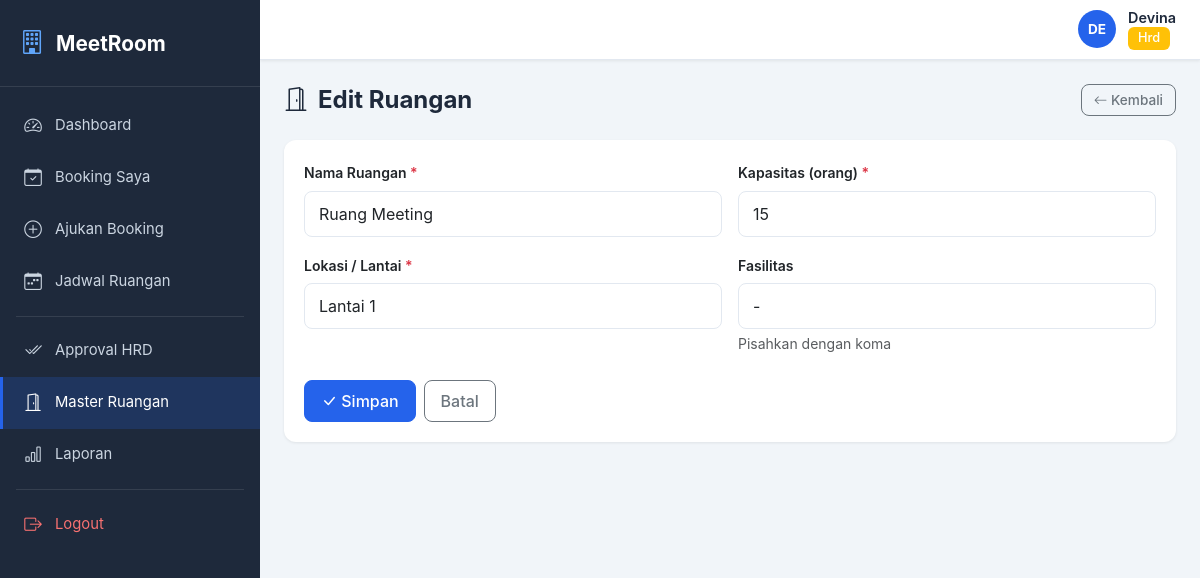
The app's page /rooms/1/edit (signed in) with its own data.
### app/models/user.py (models this page shows, shortened)
class User(UserMixin, db.Model):
    __tablename__ = 'users'
    id = db.Column(db.Integer, primary_key=True)
    nama = db.Column(db.String(100), nullable=False)
    username = db.Column(db.String(50), unique=True, nullable=False, index=True)
    password_hash = db.Column(db.String(256), nullable=False)
    role = db.Column(db.String(20), nullable=False, default='karyawan')
    division = db.Column(db.String(50), nullable=False)
    created_at = db.Column(db.DateTime, default=datetime.utcnow)
    bookings = db.relationship('RoomBooking', backref='user', lazy='dynamic',
                               foreign_keys='RoomBooking.user_id')
    approvals = db.relationship('RoomBooking', backref='approver',
                                foreign_keys='RoomBooking.approved_by',
                                lazy='dynamic')
    def is_admin_or_above(self):
        return self.role in ('admin', 'hrd', 'direktur')

### app/models/meeting_room.py (models this page shows, shortened)
class MeetingRoom(db.Model):
    __tablename__ = 'meeting_rooms'
    id = db.Column(db.Integer, primary_key=True)
    room_name = db.Column(db.String(100), nullable=False)
    capacity = db.Column(db.Integer, nullable=False)
    location = db.Column(db.String(100), nullable=False)
    facilities = db.Column(db.Text, default='')
    is_active = db.Column(db.Boolean, default=True)
    created_at = db.Column(db.DateTime, default=datetime.utcnow)
    bookings = db.relationship('RoomBooking', backref='room', lazy='dynamic')

### app/routes/room.py (the view, shortened to what this page needs)
@room_bp.route('/<int:room_id>/edit', methods=['GET', 'POST'])
@admin_or_hrd_required
def edit(room_id):
    room = MeetingRoom.query.get_or_404(room_id)
    return render_template('room/form.html', room=room)

### app/models/user.py (called while the page is built)
@login_manager.user_loader
def load_user(user_id):
    return User.query.get(int(user_id))

### app/routes/auth.py (called while the page is built)
def admin_or_hrd_required(f):
    @wraps(f)
    @login_required
    def decorated_function(*args, **kwargs):
        if not current_user.is_admin_or_above():
            flash('Anda tidak memiliki akses ke halaman ini.', 'danger')
            return redirect(url_for('dashboard.index'))
        return f(*args, **kwargs)
    return decorated_function

### app/templates/room/form.html (shortened to what this page needs)
{% extends "base.html" %}
{% block page_title %}
<div class="page-header">
    <h4><i class="bi bi-door-open"></i> {{ 'Edit Ruangan' if room else 'Tambah Ruang Meeting' }}</h4>
    <a href="{{ url_for('room.list_rooms') }}" class="btn btn-outline-secondary btn-sm"><i class="bi bi-arrow-left"></i> Kembali</a>
</div>
{% endblock %}
{% block content %}
<div class="card">
    <div class="card-body">
        <form method="POST">
            <div class="row g-3">
                <div class="col-md-6">
                    <label for="room_name" class="form-label">Nama Ruangan <span class="text-danger">*</span></label>
                    <input type="text" class="form-control" id="room_name" name="room_name" value="{{ room.room_name if room else '' }}" placeholder="Contoh: Ruang Rapat Utama" required>
                </div>
                <div class="col-md-6">
                    <label for="capacity" class="form-label">Kapasitas (orang) <span class="text-danger">*</span></label>
                    <input type="number" class="form-control" id="capacity" name="capacity" value="{{ room.capacity if room else '' }}" min="1" placeholder="10" required>
                </div>
                <div class="col-md-6">
                    <label for="location" class="form-label">Lokasi / Lantai <span class="text-danger">*</span></label>
                    <input type="text" class="form-control" id="location" name="location" value="{{ room.location if room else '' }}" placeholder="Lantai 2" required>
                </div>
                <div class="col-md-6">
                    <label for="facilities" class="form-label">Fasilitas</label>
                    <input type="text" class="form-control" id="facilities" name="facilities" value="{{ room.facilities if room else '' }}" placeholder="Proyektor, TV, Whiteboard, AC">
                    <div class="form-text">Pisahkan dengan koma</div>
                </div>
            </div>
            <div class="mt-4 d-flex gap-2">
                <button type="submit" class="btn btn-primary"><i class="bi bi-{{ 'check-lg' if room else 'plus-lg' }}"></i> {{ 'Simpan' if room else 'Tambah' }}</button>
                <a href="{{ url_for('room.list_rooms') }}" class="btn btn-outline-secondary">Batal</a>
            </div>
        </form>
    </div>
</div>
{% endblock %}

### app/templates/base.html (shortened to what this page needs)
<!DOCTYPE html>
<html lang="id">
<head>
    <link href="https://cdn.jsdelivr.net/npm/bootstrap@5.3.2/dist/css/bootstrap.min.css" rel="stylesheet">
    <link href="https://cdn.jsdelivr.net/npm/bootstrap-icons@1.11.2/font/bootstrap-icons.css" rel="stylesheet">
    <link href="{{ url_for('static', filename='css/style.css') }}" rel="stylesheet">
</head>
<body>
{% if current_user.is_authenticated %}
<div class="app-wrapper">
    <aside class="app-sidebar" id="sidebar">
        <div class="sidebar-brand">
            <i class="bi bi-building"></i>
            <span class="brand-text">MeetRoom</span>
        </div>
        <nav class="sidebar-nav">
            <a href="{{ url_for('dashboard.index') }}" class="nav-item {{ 'active' if request.endpoint == 'dashboard.index' }}">
                <i class="bi bi-speedometer2"></i><span>Dashboard</span>
            </a>
            <a href="{{ url_for('booking.my_bookings') }}" class="nav-item {{ 'active' if request.endpoint and request.endpoint.startswith('booking.') }}">
                <i class="bi bi-calendar-check"></i><span>Booking Saya</span>
            </a>
            <a href="{{ url_for('booking.create') }}" class="nav-item {{ 'active' if request.endpoint == 'booking.create' }}">
                <i class="bi bi-plus-circle"></i><span>Ajukan Booking</span>
            </a>
            <a href="{{ url_for('schedule.index') }}" class="nav-item {{ 'active' if request.endpoint and request.endpoint.startswith('schedule.') }}">
                <i class="bi bi-calendar-week"></i><span>Jadwal Ruangan</span>
            </a>
            {% if current_user.is_admin_or_above() %}
            <div class="nav-divider"></div>
            <a href="{{ url_for('approval.list_pending') }}" class="nav-item {{ 'active' if request.endpoint and request.endpoint.startswith('approval.') }}">
                <i class="bi bi-check2-all"></i><span>Approval HRD</span>
            </a>
            <a href="{{ url_for('room.list_rooms') }}" class="nav-item {{ 'active' if request.endpoint and request.endpoint.startswith('room.') }}">
                <i class="bi bi-door-open"></i><span>Master Ruangan</span>
            </a>
            <a href="{{ url_for('report.index') }}" class="nav-item {{ 'active' if request.endpoint and request.endpoint.startswith('report.') }}">
                <i class="bi bi-bar-chart"></i><span>Laporan</span>
            </a>
            {% endif %}
            <div class="nav-divider"></div>
            <a href="{{ url_for('auth.logout') }}" class="nav-item nav-logout">
                <i class="bi bi-box-arrow-right"></i><span>Logout</span>
            </a>
        </nav>
    </aside>
    <main class="app-main">
        <header class="app-topbar">
            <div class="topbar-user">
                <div class="user-avatar">{{ current_user.nama[:2].upper() }}</div>
                <div class="user-info">
                    <span class="user-name">{{ current_user.nama }}</span>
                    <span class="user-role">
                        <span class="badge bg-{{ 'primary' if current_user.role == 'karyawan' else 'warning' if current_user.role == 'hrd' else 'danger' if current_user.role == 'admin' else 'dark' }}">
                            {{ current_user.role | capitalize }}
                        </span>
                    </span>
                </div>
            </div>
        </header>
        <div class="app-content">
            {% block page_title %}{% endblock %}
            {% block content %}{% endblock %}
        </div>
    </main>
</div>
{% endif %}
</body>
</html>

### app/static/css/style.css (style rules this page uses)
:root { --sidebar-width: 260px; --topbar-height: 60px; --primary: #2563EB; --primary-dark: #1D4ED8; --sidebar-bg: #1E293B; --sidebar-hover: #334155; --sidebar-active: #2563EB; --bg-main: #F1F5F9; --card-bg: #FFFFFF; --text-primary: #1E293B; --text-secondary: #64748B; --border-color: #E2E8F0; --radius: 12px; --shadow-sm: 0 1px 3px rgba(0,0,0,0.08); --shadow: 0 4px 16px rgba(0,0,0,0.06); }
* { box-sizing: border-box; }
body { font-family: 'Inter', -apple-system, BlinkMacSystemFont, 'Segoe UI', sans-serif; background: var(--bg-main); color: var(--text-primary); margin: 0; line-height: 1.6; }
.app-wrapper { display: flex; min-height: 100vh; }
.app-sidebar { width: var(--sidebar-width); min-width: var(--sidebar-width); background: var(--sidebar-bg); color: #fff; display: flex; flex-direction: column; position: fixed; top: 0; left: 0; bottom: 0; z-index: 1000; transition: transform 0.3s ease; overflow-y: auto; }
.sidebar-brand { padding: 24px 20px; font-size: 1.3rem; font-weight: 700; display: flex; align-items: center; gap: 12px; border-bottom: 1px solid rgba(255,255,255,0.1); }
.sidebar-brand i { font-size: 1.5rem; color: #60A5FA; }
.sidebar-nav { flex: 1; padding: 12px 0; }
.nav-item { display: flex; align-items: center; gap: 12px; padding: 12px 20px; color: #CBD5E1; text-decoration: none; transition: all 0.2s; font-size: 0.925rem; border-left: 3px solid transparent; }
.nav-item.active { background: rgba(37, 99, 235, 0.2); color: #fff; border-left-color: var(--sidebar-active); }
.nav-item i { font-size: 1.1rem; width: 20px; text-align: center; }
.nav-divider { height: 1px; background: rgba(255,255,255,0.1); margin: 8px 16px; }
.nav-logout { color: #F87171; }
.app-main { flex: 1; margin-left: var(--sidebar-width); display: flex; flex-direction: column; min-height: 100vh; }
.app-topbar { height: var(--topbar-height); background: var(--card-bg); border-bottom: 1px solid var(--border-color); display: flex; align-items: center; padding: 0 24px; position: sticky; top: 0; z-index: 999; box-shadow: var(--shadow-sm); }
.topbar-user { display: flex; align-items: center; gap: 12px; }
.user-avatar { width: 38px; height: 38px; border-radius: 50%; background: var(--primary); color: #fff; display: flex; align-items: center; justify-content: center; font-weight: 700; font-size: 0.85rem; }
.user-info { display: flex; flex-direction: column; }
.user-name { font-weight: 600; font-size: 0.9rem; line-height: 1.2; }
.user-role { font-size: 0.75rem; }
.app-content { padding: 24px; flex: 1; }
.page-header { display: flex; justify-content: space-between; align-items: center; margin-bottom: 24px; flex-wrap: wrap; gap: 12px; }
.page-header h4 { margin: 0; font-weight: 700; display: flex; align-items: center; gap: 10px; }
.card { border: none; border-radius: var(--radius); box-shadow: var(--shadow-sm); }
.card-body { padding: 20px; }
.badge { font-weight: 500; padding: 5px 10px; border-radius: 6px; font-size: 0.8rem; }
.btn { border-radius: 8px; font-weight: 500; padding: 8px 16px; transition: all 0.2s; }
.btn-sm { padding: 5px 12px; font-size: 0.85rem; }
.btn-primary { background: var(--primary); border-color: var(--primary); }
.form-control, .form-select { border-radius: 8px; border: 1px solid var(--border-color); padding: 10px 14px; transition: border-color 0.2s, box-shadow 0.2s; }
.form-label { font-weight: 600; font-size: 0.875rem; margin-bottom: 6px; }

### records on screen
User: nama "DE", nama "Devina", role "Hrd"
MeetingRoom: room_name "Ruang Meeting", capacity "15", location "Lantai 1", facilities "-"

### other values on screen
{{ 'Edit Ruangan' if room else 'Tambah Ruang Meeting' }} "Edit Ruangan"
{{ 'Simpan' if room else 'Tambah' }} "Simpan"
